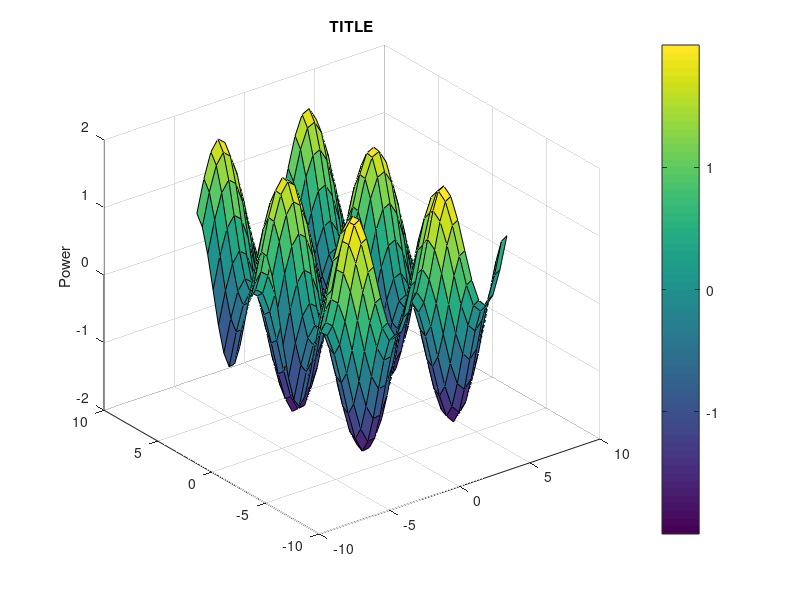

Reproduce this figure in MATLAB.
x = -2*pi:.5:2*pi;

[X, Y] = meshgrid(x);
Z = sin(X) + cos(Y); %peaks()

figure(4)
surf(X, Y, Z)
title('TITLE')
zlabel('Power')
colorbar